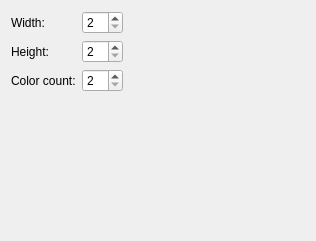
<?xml version="1.0" encoding="UTF-8"?>
<ui version="4.0">
 <class>CustomGameConfig</class>
 <widget class="QWidget" name="CustomGameConfig">
  <property name="geometry">
   <rect>
    <x>0</x>
    <y>0</y>
    <width>316</width>
    <height>241</height>
   </rect>
  </property>
  <layout class="QGridLayout">
   <item row="0" column="0">
    <widget class="QLabel" name="label">
     <property name="text">
      <string>Width:</string>
     </property>
    </widget>
   </item>
   <item row="0" column="1">
    <widget class="QSpinBox" name="kcfg_CustomWidth">
     <property name="minimum">
      <number>2</number>
     </property>
     <property name="maximum">
      <number>64</number>
     </property>
    </widget>
   </item>
   <item row="1" column="0">
    <widget class="QLabel" name="label_2">
     <property name="text">
      <string>Height:</string>
     </property>
    </widget>
   </item>
   <item row="1" column="1">
    <widget class="QSpinBox" name="kcfg_CustomHeight">
     <property name="minimum">
      <number>2</number>
     </property>
     <property name="maximum">
      <number>64</number>
     </property>
    </widget>
   </item>
   <item row="2" column="0">
    <widget class="QLabel" name="label_3">
     <property name="text">
      <string>Color count:</string>
     </property>
    </widget>
   </item>
   <item row="2" column="1">
    <widget class="QSpinBox" name="kcfg_CustomColorCount">
     <property name="minimum">
      <number>2</number>
     </property>
     <property name="maximum">
      <number>6</number>
     </property>
    </widget>
   </item>
   <item row="0" column="2">
    <spacer>
     <property name="orientation">
      <enum>Qt::Horizontal</enum>
     </property>
     <property name="sizeHint" stdset="0">
      <size>
       <width>40</width>
       <height>20</height>
      </size>
     </property>
    </spacer>
   </item>
   <item row="3" column="1">
    <spacer>
     <property name="orientation">
      <enum>Qt::Vertical</enum>
     </property>
     <property name="sizeHint" stdset="0">
      <size>
       <width>20</width>
       <height>40</height>
      </size>
     </property>
    </spacer>
   </item>
  </layout>
 </widget>
 <resources/>
 <connections/>
</ui>
